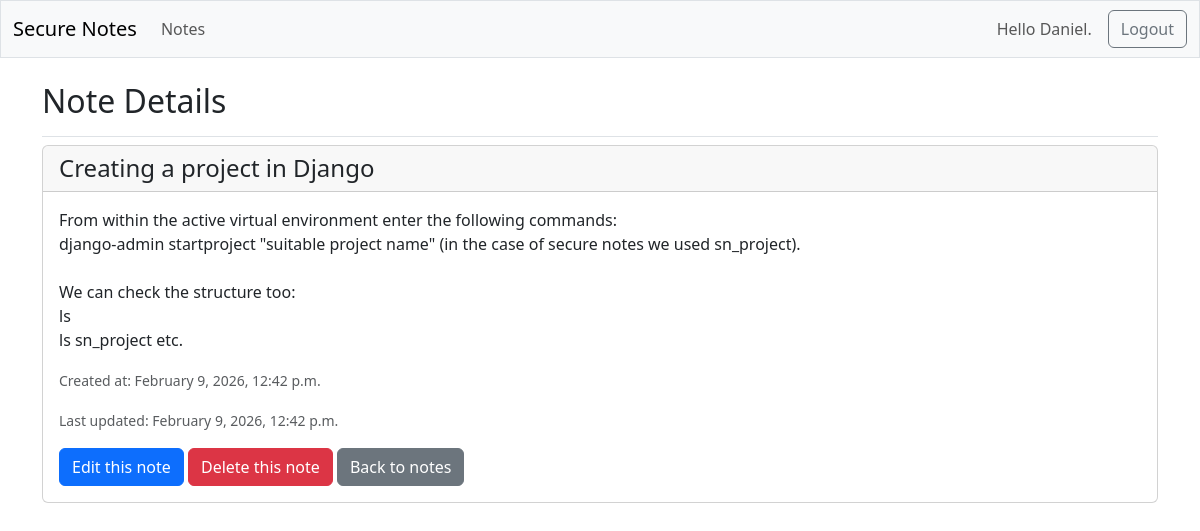
Screenshot of /notes/3/ (signed in) with the database file from the repository.
### secure_notes/models.py (models this page shows, shortened)
class Note(models.Model):
    owner = models.ForeignKey(settings.AUTH_USER_MODEL, on_delete=models.CASCADE, related_name='notes') # Switched to settings.AUTH_USER_MODEL for better compatibility with custom user models
    title = models.CharField(max_length=255)
    content = models.TextField()
    created_at = models.DateTimeField(auto_now_add=True)
    updated_at = models.DateTimeField(auto_now=True)
    class Meta:
        ordering = ['-created_at']
        constraints = [
            models.UniqueConstraint(fields=['owner', 'title'], name='unique_note_title_per_user')
        ]

### secure_notes/views.py (the view)
# urls.py: path('notes/<int:note_id>/', views.note_detail, name='note_detail'),
@login_required
def note_detail(request, note_id):
    note = get_user_note_or_404(request, note_id)
    context = {
        'note': note
    }
    return render(request, 'secure_notes/note_detail.html', context)

### secure_notes/views.py (called while the page is built)
def user_notes_qs(request):
    return Note.objects.filter(owner=request.user)

def get_user_note_or_404(request, note_id):
    return get_object_or_404(user_notes_qs(request), id=note_id)

### secure_notes/templates/secure_notes/note_detail.html
{% extends "secure_notes/base.html" %}
{% block page_header %}
    <h2>Note Details</h2>
{% endblock page_header %}
{% block content %}
<div class="card mb-3">
    <h4 class="card-header">{{ note.title }}</h4>
    <div class="card-body">
        <p class="card-text">{{ note.content|linebreaksbr }}</p>
        <p class="card-text"><small class="text-muted">Created at: {{ note.created_at|date:"F j, Y, g:i a" }}</small></p>
        <p class="card-text"><small class="text-muted">Last updated: {{ note.updated_at|date:"F j, Y, g:i a" }}</small></p>
        <a href="{% url 'secure_notes:edit_note' note.id %}" class="btn btn-primary">Edit this note</a>
        <a href="{% url 'secure_notes:delete_note' note.id %}" class="btn btn-danger">Delete this note</a>
        <a href="{% url 'secure_notes:notes' %}" class="btn btn-secondary">Back to notes</a>
    </div>
</div>
{% endblock content %}

### secure_notes/templates/secure_notes/base.html (shortened to what this page needs)
<!DOCTYPE html>
<html lang="en">
<head>
    {% load static %}
    <link rel="stylesheet" href="{% static 'secure_notes/css/styles.css' %}">
    {% load django_bootstrap5 %}
    {% bootstrap_css %}
</head>
<body>
    <nav class="navbar navbar-expand-md navbar-light bg-light mb-4 border">
        <div class="container-fluid">
            <a class="navbar-brand" href="{% url 'secure_notes:index' %}">
                Secure Notes
            </a>
        <div class="collapse navbar-collapse" id="navbarCollapse">
            <ul class="navbar-nav me-auto mb-2 mb-md-0">
                <li class="nav-item">
                    <a class="nav-link" href="{% url 'secure_notes:notes' %}">Notes</a>
                </li>
            </ul>
             <ul class="navbar-nav ms-auto mb-2 mb-md-0">
                {% if user.is_authenticated %}
                    <li class="nav-item">
                        <span class="navbar-text">Hello {{ user.username }}.</span>
                    </li>
                {% endif %}
            </ul>
            {% if user.is_authenticated %}
            <form action="{% url 'accounts:logout' %}" method="post" class="d-flex ms-3">
                <button name="submit" class="btn btn-outline-secondary">Logout</button>
            </form>
            {% endif %}
        </div>
    </div>
</nav>
<main class="container">
    <div class="pb-2 mb-2 border-bottom">
        {% block page_header %}{% endblock page_header %}
    </div>
    <div>
        {% block content %}{% endblock content %}
    </div>
</main>
</body>
</html>

### rows the page displays
Note: title "Creating a project in Django", content "From within the active virtual environment enter the following commands: django-admin startproject \"suitable project name\" (in the case of secure notes we used sn_project). We can check the structure too: ls ls sn_project etc.", created_at "February 9, 2026, 12:42 p.m.", updated_at "February 9, 2026, 12:42 p.m."

### other values shown
{{ user.username }} "Daniel"
